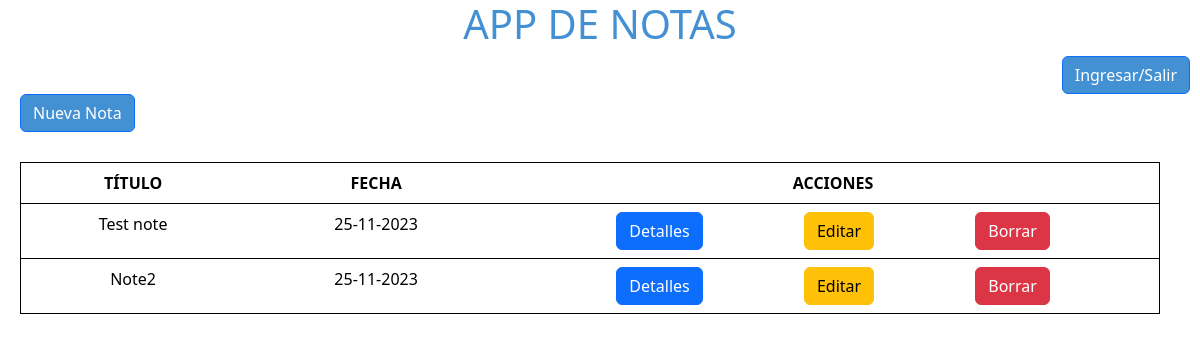
The app's page /, older data.
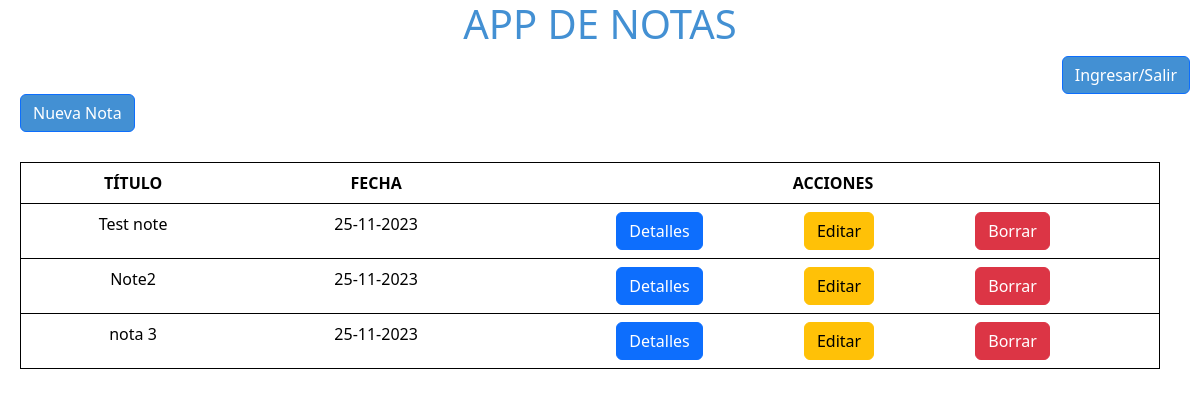
The same page, newer data.
### notes/models.py (models this page shows, shortened)
class Note(models.Model):
    title = models.CharField(max_length=30)
    note_body = models.CharField(max_length=200)
    creation_date = models.DateField()

### notes/views.py (the view)
# urls.py: path('', views.notesPage, name='notesPage'),
def notesPage(request):
    notes_list = Note.objects.all()
    paginator = Paginator(notes_list, 5)
    page_number = request.GET.get('page', 0)
    page_obj = paginator.get_page(page_number)
    template = loader.get_template("mostrarNotas.html")
    context = {"page_obj": page_obj}
    return HttpResponse(template.render(context, request))

### notes/templates/mostrarNotas.html (shortened to what this page needs)
{% extends 'base.html' %}
{% load static %}
{% block body %}
    <body>
        <div class="main-container">
            <div id="title-container">
                <h1 id='title'>APP DE NOTAS</h1>
            </div>
            <div id="in-out-container">
                <a href="#"  id="in-out-btn" class="btn btn-primary">Ingresar/Salir</a>
            </div>
            <div id="new-note-container">
                <a href="{% url 'createNotePage' %}"  id="new-note-btn" class="btn btn-primary">Nueva Nota</a>
            </div>
            <div id="notes-container">
                <table class="table">
                    <thead>
                        <tr>
                            <th scope="col">TÍTULO</th>
                            <th scope="col">FECHA</th>
                            <th scope="col">ACCIONES</th>
                        </tr>
                    </thead>
                    <tbody>
                        {% for note in page_obj %}
                        <tr>
                            <td>{{ note.title }}</td>
                            <td>{{note.creation_date|date:"d-m-Y"}} </td>
                            <td>
                                <div class="actions-container">
                                <a href="#" class="btn btn-primary">Detalles</a> <a href="#" class="btn btn-warning">Editar</a> <a href="#" class="btn btn-danger">Borrar</a></td>
                                </div>
                        </tr>
                        {% endfor %}
    </body>
{% endblock body %}

Row changes from the older to the newer data that the page shows:
added Note: title "nota 3", creation_date "25-11-2023"
